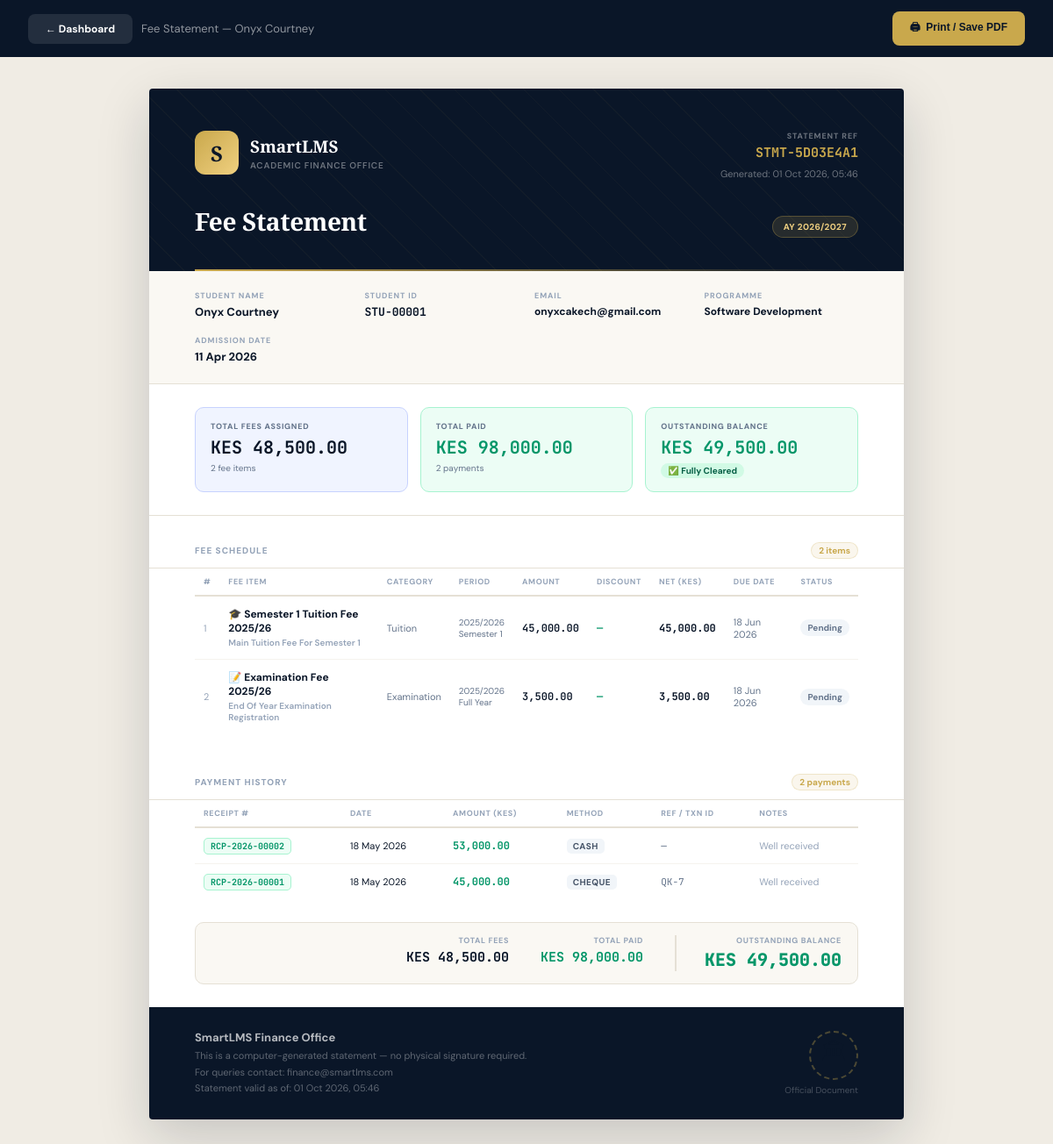
Page /fee_statement.php (signed in) on the earlier database version.
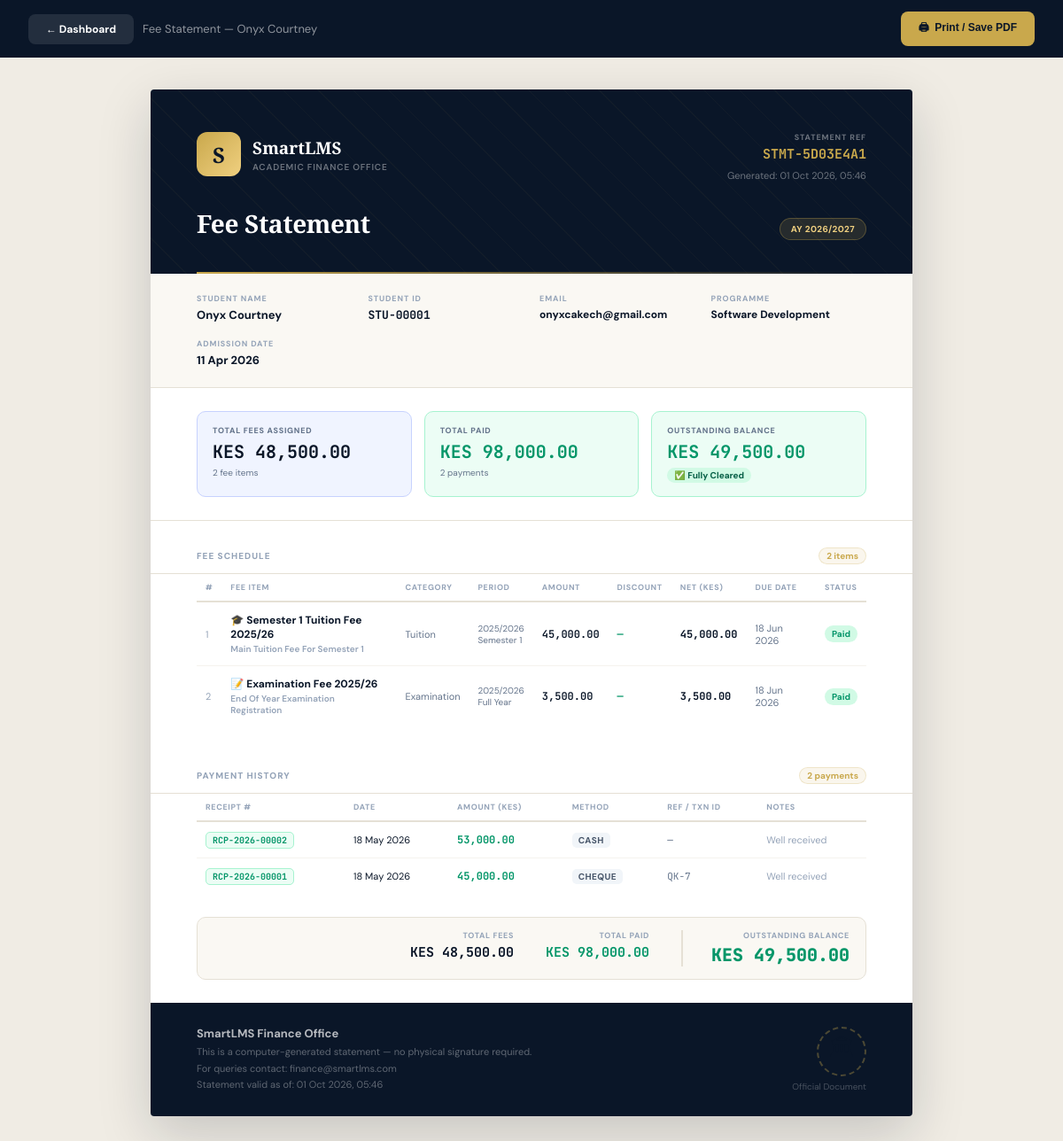
Same page on the later database version.
### tables this page shows
CREATE TABLE `student_fee_assignments` (
  `id` int(11) NOT NULL,
  `student_id` int(11) NOT NULL,
  `fee_structure_id` int(11) NOT NULL,
  `total_amount` decimal(12,2) NOT NULL,
  `discount_amount` decimal(12,2) NOT NULL DEFAULT 0.00,
  `discount_reason` varchar(255) DEFAULT NULL,
  `net_amount` decimal(12,2) NOT NULL,
  `academic_year` varchar(20) NOT NULL,
  `semester` varchar(50) NOT NULL,
  `due_date` date DEFAULT NULL,
  `status` enum('pending','partial','paid','overdue','waived') NOT NULL DEFAULT 'pending',
  `assigned_by` int(11) DEFAULT NULL,
  `assigned_at` timestamp NOT NULL DEFAULT current_timestamp()
);

CREATE TABLE `fee_structures` (
  `id` int(11) NOT NULL,
  `name` varchar(255) NOT NULL,
  `description` text DEFAULT NULL,
  `amount` decimal(12,2) NOT NULL DEFAULT 0.00,
  `fee_category` enum('tuition','examination','library','accommodation','transport','medical','activity','other') NOT NULL DEFAULT 'tuition',
  `academic_year` varchar(20) NOT NULL,
  `semester` enum('Semester 1','Semester 2','Full Year','One Time') NOT NULL DEFAULT 'Semester 1',
  `course_id` int(11) DEFAULT NULL,
  `is_mandatory` tinyint(1) NOT NULL DEFAULT 1,
  `created_by` int(11) DEFAULT NULL,
  `created_at` timestamp NOT NULL DEFAULT current_timestamp()
);

### config.php (called while the page is built, shortened)
<?php
$conn = new mysqli("localhost", "root", "", "smart_lms");
static $semester_col_checked = false;
if (!$semester_col_checked) {
    $has_units_table = mysqli_query($conn, "SHOW TABLES LIKE 'course_units'");
    if ($has_units_table && mysqli_num_rows($has_units_table) > 0) {
        $sem_col_check = mysqli_query($conn, "SHOW COLUMNS FROM course_units LIKE 'semester_number'");
        if ($sem_col_check && mysqli_num_rows($sem_col_check) === 0) {
            mysqli_query($conn, "ALTER TABLE course_units ADD COLUMN semester_number INT(11) NOT NULL DEFAULT 1");
        }
    }
}
foreach ([
    'phone'            => "ALTER TABLE users ADD COLUMN phone VARCHAR(20) DEFAULT NULL AFTER admission_number",
    'date_of_birth'    => "ALTER TABLE users ADD COLUMN date_of_birth DATE DEFAULT NULL AFTER phone",
    'previous_school'  => "ALTER TABLE users ADD COLUMN previous_school VARCHAR(150) DEFAULT NULL AFTER date_of_birth",
    'religion'         => "ALTER TABLE users ADD COLUMN religion VARCHAR(50) DEFAULT NULL AFTER previous_school",
    'address'          => "ALTER TABLE users ADD COLUMN address VARCHAR(255) DEFAULT NULL AFTER religion",
    'profile_photo'    => "ALTER TABLE users ADD COLUMN profile_photo VARCHAR(255) DEFAULT NULL AFTER address",
] as $col => $sql) {
    $chk = mysqli_fetch_assoc(mysqli_query($conn, "SHOW COLUMNS FROM users LIKE '$col'"));
    if (!$chk) { mysqli_query($conn, $sql); }
}
mysqli_query($conn, "CREATE TABLE IF NOT EXISTS refund_requests (
  id INT(11) NOT NULL AUTO_INCREMENT,
  student_id INT(11) NOT NULL,
  amount DECIMAL(12,2) NOT NULL,
  reason TEXT NOT NULL,
  bank_details VARCHAR(255) DEFAULT NULL,
  status ENUM('pending','approved','rejected','paid') NOT NULL DEFAULT 'pending',
  reviewed_by INT(11) DEFAULT NULL,
  review_notes VARCHAR(255) DEFAULT NULL,
  created_at TIMESTAMP NOT NULL DEFAULT CURRENT_TIMESTAMP,
  updated_at TIMESTAMP NOT NULL DEFAULT CURRENT_TIMESTAMP ON UPDATE CURRENT_TIMESTAMP,
  PRIMARY KEY (id), KEY (student_id)
) ENGINE=InnoDB DEFAULT CHARSET=utf8mb4");
$sem_chk = mysqli_fetch_assoc(mysqli_query($conn, "SHOW COLUMNS FROM course_units LIKE 'semester_number'"));
if (!$sem_chk) {
    mysqli_query($conn, "ALTER TABLE course_units ADD COLUMN semester_number INT(11) NOT NULL DEFAULT 1 AFTER course_id");
}
foreach ([
    'status'     => "ALTER TABLE unit_registrations ADD COLUMN status ENUM('active','passed','failed') NOT NULL DEFAULT 'active' AFTER unit_id",
    'attempt_no' => "ALTER TABLE unit_registrations ADD COLUMN attempt_no INT(11) NOT NULL DEFAULT 1 AFTER status",
] as $col => $sql) {
    $chk = mysqli_fetch_assoc(mysqli_query($conn, "SHOW COLUMNS FROM unit_registrations LIKE '$col'"));
    if (!$chk) { mysqli_query($conn, $sql); }
}
$idx_chk = mysqli_query($conn, "SHOW INDEX FROM unit_registrations WHERE Key_name != 'PRIMARY'");
if ($idx_chk) {
    $existing_keys = [];
    while ($ik = mysqli_fetch_assoc($idx_chk)) $existing_keys[$ik['Key_name']] = true;
    foreach (array_keys($existing_keys) as $kn) {
        mysqli_query($conn, "ALTER TABLE unit_registrations DROP INDEX `$kn`");
    }
    mysqli_query($conn, "ALTER TABLE unit_registrations ADD UNIQUE KEY unique_reg_attempt (student_id, unit_id, attempt_no)");
}
mysqli_query($conn, "CREATE TABLE IF NOT EXISTS course_completions (
  id INT(11) NOT NULL AUTO_INCREMENT,
  student_id INT(11) NOT NULL,
  course_id INT(11) NOT NULL,
  status ENUM('complete','incomplete') NOT NULL DEFAULT 'incomplete',
  checked_at TIMESTAMP NOT NULL DEFAULT CURRENT_TIMESTAMP ON UPDATE CURRENT_TIMESTAMP,
  PRIMARY KEY (id), UNIQUE KEY unique_sc (student_id, course_id)
) ENGINE=InnoDB DEFAULT CHARSET=utf8mb4");
mysqli_query($conn, "CREATE TABLE IF NOT EXISTS graduation_registrations (
  id INT(11) NOT NULL AUTO_INCREMENT,
  student_id INT(11) NOT NULL,
  intended_ceremony VARCHAR(50) NOT NULL,
  gown_size VARCHAR(20) DEFAULT NULL,
  status ENUM('pending','approved','rejected','cleared') NOT NULL DEFAULT 'pending',
  reviewed_by INT(11) DEFAULT NULL,
  review_notes VARCHAR(255) DEFAULT NULL,
  created_at TIMESTAMP NOT NULL DEFAULT CURRENT_TIMESTAMP,
  updated_at TIMESTAMP NOT NULL DEFAULT CURRENT_TIMESTAMP ON UPDATE CURRENT_TIMESTAMP,
  PRIMARY KEY (id), KEY (student_id)
) ENGINE=InnoDB DEFAULT CHARSET=utf8mb4");
$grad_course_chk = mysqli_fetch_assoc(mysqli_query($conn, "SHOW COLUMNS FROM graduation_registrations LIKE 'course_id'"));
if (!$grad_course_chk) {
    mysqli_query($conn, "ALTER TABLE graduation_registrations ADD COLUMN course_id INT(11) DEFAULT NULL AFTER student_id");
}
$grad_date_chk = mysqli_fetch_assoc(mysqli_query($conn, "SHOW COLUMNS FROM graduation_registrations LIKE 'graduation_date'"));
if (!$grad_date_chk) {
    mysqli_query($conn, "ALTER TABLE graduation_registrations ADD COLUMN graduation_date DATE DEFAULT NULL AFTER intended_ceremony");
}
mysqli_query($conn, "CREATE TABLE IF NOT EXISTS `classes` (
  `id` INT AUTO_INCREMENT PRIMARY KEY,
  `class_code` VARCHAR(20) NOT NULL,
  `category` ENUM('Education','Technical','Business','Nursing') NOT NULL,
  `capacity` INT NOT NULL DEFAULT 40,
  `created_at` TIMESTAMP DEFAULT CURRENT_TIMESTAMP,
  UNIQUE KEY `uq_class_code` (`class_code`)
) ENGINE=InnoDB DEFAULT CHARSET=utf8mb4");
mysqli_query($conn, "CREATE TABLE IF NOT EXISTS `class_allocations` (
  `id` INT AUTO_INCREMENT PRIMARY KEY,
  `student_id` INT NOT NULL,
  `class_id` INT NOT NULL,
  `allocated_by` INT DEFAULT NULL,
  `allocated_at` TIMESTAMP DEFAULT CURRENT_TIMESTAMP,
  `status` ENUM('active','transferred','removed') NOT NULL DEFAULT 'active',
  KEY(`student_id`), KEY(`class_id`), KEY(`status`)
) ENGINE=InnoDB DEFAULT CHARSET=utf8mb4");
$course_categories = [
    'Education' => 'Education',
    'Technical' => 'Technical Courses',
    'Business'  => 'Business Courses',
    'Nursing'   => 'Nursing',
];
foreach ($course_categories as $cat => $title) {
    $exists = mysqli_fetch_assoc(mysqli_query($conn, "SELECT id FROM courses WHERE skill_category='$cat' LIMIT 1"));
    if (!$exists) {
        $t = mysqli_real_escape_string($conn, $title);
        mysqli_query($conn, "INSERT INTO courses (title, description, skill_category) VALUES ('$t','Auto-created course category','$cat')");
    }
}
$class_prefixes = ['Education' => ['SE', 10], 'Technical' => ['ST', 10], 'Business' => ['SB', 10], 'Nursing' => ['SN', 5]];
foreach ($class_prefixes as $cat => [$prefix, $count]) {
    for ($i = 1; $i <= $count; $i++) {
        $code = "{$prefix}_{$i}";
        mysqli_query($conn, "INSERT IGNORE INTO classes (class_code, category, capacity) VALUES ('$code','$cat',40)");
    }
}
?>

### fee_statement.php (the view, shortened to what the changed rows need)
<?php
include 'config.php';
$role = $_SESSION['role'] ?? '';
$target_student_id = 0;
if ($role === 'student') {
    $target_student_id = intval($_SESSION['user_id'] ?? 0);
} else {
    $target_student_id = intval($_GET['student_id'] ?? 0);
    if (!$target_student_id) { header("Location: financial_dashboard.php"); exit(); }
}
$fee_rows = [];
$fee_res = mysqli_query($conn,
    "SELECT sfa.*, fs.name AS fee_name, fs.fee_category, fs.description AS fee_desc,
            fs.academic_year, fs.semester
     FROM student_fee_assignments sfa
     JOIN fee_structures fs ON fs.id = sfa.fee_structure_id
     WHERE sfa.student_id = $target_student_id
     ORDER BY sfa.due_date ASC, sfa.assigned_at ASC");
if ($fee_res) while ($r = mysqli_fetch_assoc($fee_res)) $fee_rows[] = $r;
$pay_rows = [];
$pay_res = mysqli_query($conn,
    "SELECT fp.*, fs.name AS fee_name
     FROM fee_payments fp
     LEFT JOIN student_fee_assignments sfa ON sfa.id = fp.fee_assignment_id
     LEFT JOIN fee_structures fs ON fs.id = sfa.fee_structure_id
     WHERE fp.student_id = $target_student_id
     ORDER BY fp.payment_date DESC, fp.created_at DESC");
if ($pay_res) while ($r = mysqli_fetch_assoc($pay_res)) $pay_rows[] = $r;
$status_map = [
    'paid'    => ['Paid',    '#059669','#d1fae5'],
    'partial' => ['Partial', '#d97706','#fef3c7'],
    'pending' => ['Pending', '#64748b','#f1f5f9'],
    'overdue' => ['Overdue', '#dc2626','#fee2e2'],
    'waived'  => ['Waived',  '#7c3aed','#ede9fe'],
];
$cat_icons = [
    'tuition'=>'🎓','examination'=>'📝','library'=>'📚',
    'accommodation'=>'🏠','transport'=>'🚌','medical'=>'🏥',
    'activity'=>'⚽','other'=>'📋',
];
?>
<!DOCTYPE html>
<html lang="en">
<head>
</head>
<body>
<div class="doc">
    <div class="doc-hd">
        <div class="hd-top">
            <div style="display:flex;align-items:center;gap:13px;">
                <div class="logo-text"><h1>SmartLMS</h1><p>Academic Finance Office</p></div>
            </div>
        </div>
        <div class="hd-title-row">
            <h2>Fee Statement</h2>
        </div>
    </div>
    <?php if (empty($fee_rows)): ?>
    <div class="no-data">No fees have been assigned to this student account yet.</div>
    <?php else: ?>
    <div class="tbl-wrap">
        <table class="ft">
            <thead><tr><th>#</th><th>Fee Item</th><th>Category</th><th>Period</th><th>Amount</th><th>Discount</th><th>Net (KES)</th><th>Due Date</th><th>Status</th></tr></thead>
            <tbody>
            <?php foreach ($fee_rows as $i => $fee):
                $icon = $cat_icons[$fee['fee_category']] ?? '📋';
                [$slbl,$sclr,$sbg] = $status_map[$fee['status']] ?? ['Unknown','#64748b','#f1f5f9'];
            ?>
            <tr>
                <td style="color:#94a3b8;font-size:11px;"><?php echo $i+1; ?></td>
                <td><div class="fee-name"><?php echo $icon; ?> <?php echo htmlspecialchars($fee['fee_name']); ?></div><?php if($fee['fee_desc']): ?><div class="fee-cat"><?php echo htmlspecialchars($fee['fee_desc']); ?></div><?php endif; ?></td>
                <td style="font-size:11px;color:#64748b;text-transform:capitalize;"><?php echo str_replace('_',' ',$fee['fee_category']); ?></td>
                <td style="font-size:10px;color:#64748b;"><?php echo htmlspecialchars($fee['academic_year']); ?><br><?php echo htmlspecialchars($fee['semester']); ?></td>
                <td class="mono"><?php echo number_format($fee['total_amount'],2); ?></td>
                <td class="mono" style="color:var(--green);"><?php echo $fee['discount_amount']>0?'-'.number_format($fee['discount_amount'],2):'—'; ?></td>
                <td class="mono" style="font-weight:700;"><?php echo number_format($fee['net_amount'],2); ?></td>
                <td style="font-size:11px;color:#64748b;"><?php echo $fee['due_date']?date('d M Y',strtotime($fee['due_date'])):'—'; ?></td>
                <td><span class="sp" style="background:<?php echo $sbg; ?>;color:<?php echo $sclr; ?>;"><?php echo $slbl; ?></span></td>
            </tr>
            <?php endforeach; ?>
            </tbody>
        </table>
    </div>
    <?php endif; ?>
    <?php if (empty($pay_rows)): ?>
    <div class="no-data">No payments recorded on this account.</div>
    <?php else: ?>
    <div class="tbl-wrap">
        <table class="ft">
            <thead><tr><th>Receipt #</th><th>Date</th><th>Amount (KES)</th><th>Method</th><th>Ref / TXN ID</th><th>Notes</th></tr></thead>
        </table>
    </div>
    <?php endif; ?>
</div>
</body>
</html>

Differences in the rows shown:
changed student_fee_assignments "Semester 1 Tuition Fee 2025/26": slbl "Pending" → "Paid"
changed student_fee_assignments "Examination Fee 2025/26": slbl "Pending" → "Paid"
